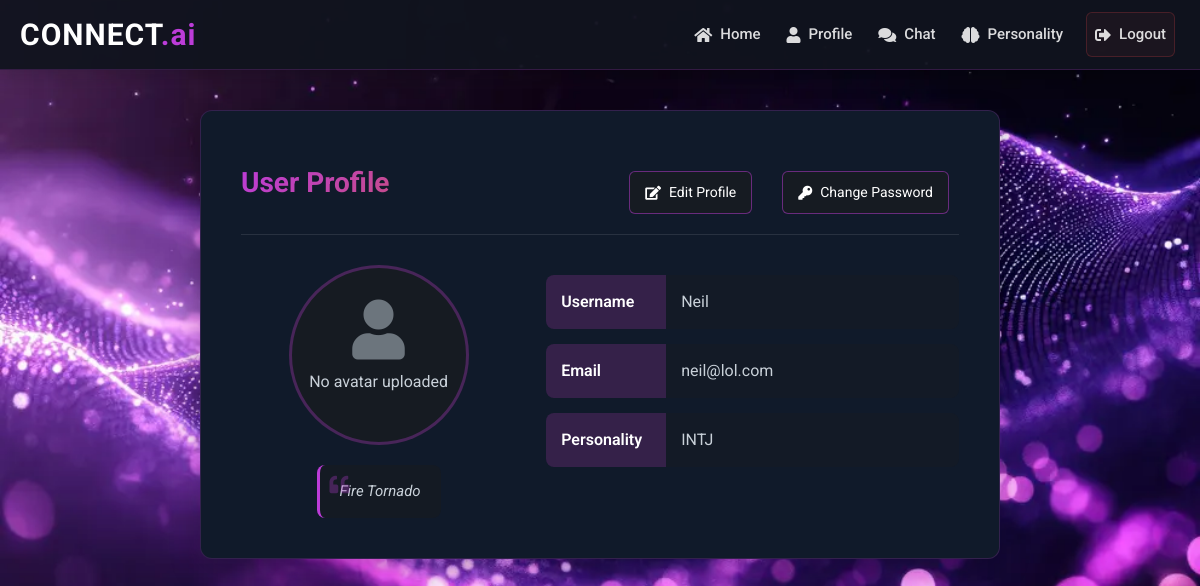
Before: /profile/ (signed in) with the older database file.
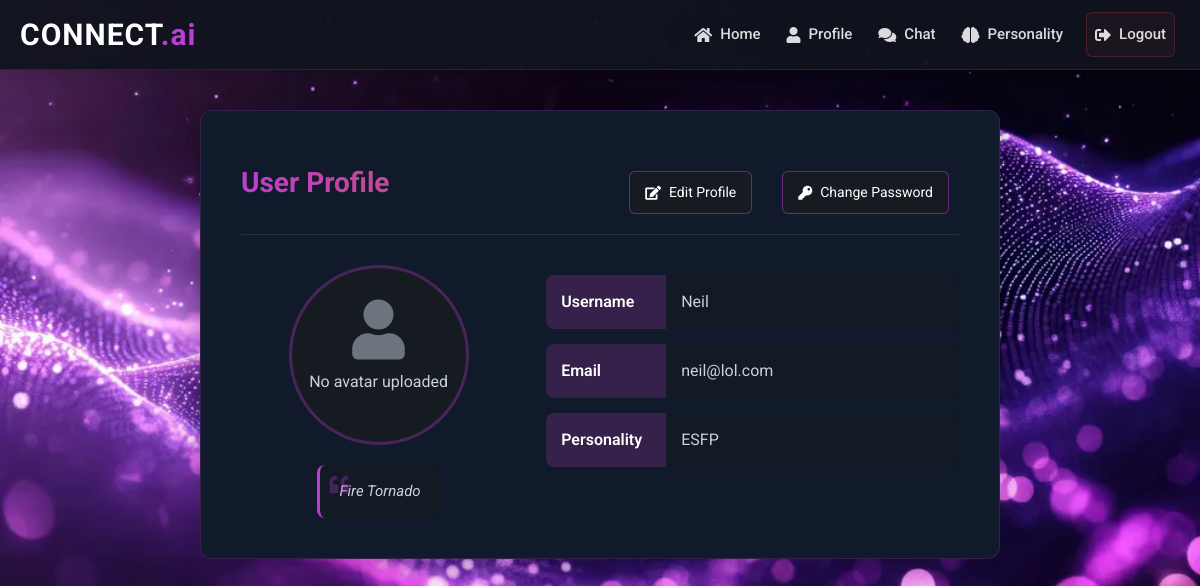
After: the same page with the newer database file.
### base/models.py (models this page shows, shortened)
class Profile(models.Model):
    user = models.OneToOneField(User, on_delete=models.CASCADE)
    email = models.EmailField(max_length=254, blank=True)
    catchy_line = models.CharField(max_length=500, blank=True)
    avatar = models.ImageField(upload_to='avatars/', blank=True, null=True)
    personality_type = models.CharField(max_length=100, blank=True, null=True)

### base/views.py (the view)
# urls.py: path('profile/', views.profile, name='profile'),
@login_required
def profile(request):
    profile, created = Profile.objects.get_or_create(user=request.user)
    return render(request, 'profile.html', {'profile': profile})

### templates/profile.html
{% extends 'main.html' %} {% block content %}
<div class="profile-container">
  <div class="profile-header">
    <h2>User Profile</h2>
    <div class="profile-actions">
      <button
        onclick="window.location.href='{% url 'edit_profile' %}'"
        class="btn-edit"
      >
        <i class="fas fa-edit"></i> Edit Profile
      </button>
      <button
        onclick="window.location.href='{% url 'change_password' %}'"
        class="btn-change-password"
      >
        <i class="fas fa-key"></i> Change Password
      </button>
    </div>
  </div>
  <div class="profile-content">
    <div class="profile-avatar-section">
      {% if profile.avatar %}
      <img src="{{ profile.avatar.url }}" alt="Avatar" class="profile_avatar" />
      {% else %}
      <div class="profile-avatar-placeholder">
        <i class="fas fa-user"></i>
        <p>No avatar uploaded</p>
      </div>
      {% endif %} {% if profile.catchy_line %}
      <div class="profile-quote">
        <i class="fas fa-quote-left quote-icon"></i>
        <p>{{ profile.catchy_line }}</p>
      </div>
      {% endif %}
    </div>
    <div class="profile-details">
      <div class="profile-detail-item">
        <div class="detail-label">Username</div>
        <div class="detail-value">{{ profile.user.username }}</div>
      </div>
      <div class="profile-detail-item">
        <div class="detail-label">Email</div>
        <div class="detail-value">{{ profile.user.email }}</div>
      </div>
      <div class="profile-detail-item">
        <div class="detail-label">Personality</div>
        <div class="detail-value">{{ profile.personality_type }}</div>
      </div>
    </div>
  </div>
</div>
<link
  rel="stylesheet"
  href="https://cdnjs.cloudflare.com/ajax/libs/font-awesome/5.15.4/css/all.min.css"
/>
{% endblock %}

Changed rows visible on the page:
changed Profile "Fire Tornado": personality_type "INTJ" → "ESFP"
